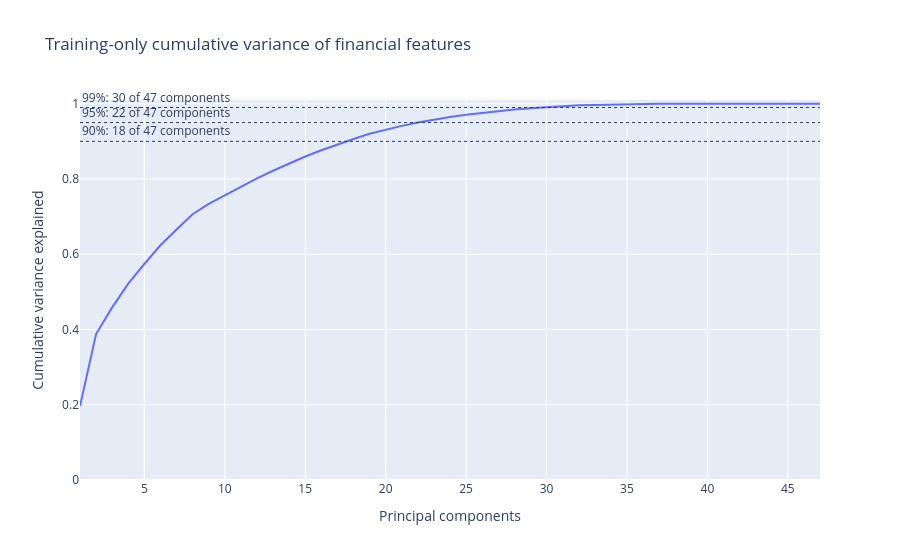

The code cell stored with this chart in its notebook:
### Markdown cell above
## Training-only feature dimensionality

### Code cell
pca_fold = prepare_cv_folds(
    dataset.to_pandas(),
    select_folds(splits, [0]),
    feature_names,
    DIAGNOSTIC_LABEL,
    "timestamp",
    "symbol",
)[0]
pca = PCA().fit(pca_fold["X_train"])
cumulative_variance = np.cumsum(pca.explained_variance_ratio_)

fig = go.Figure(
    go.Scatter(
        x=list(range(1, len(cumulative_variance) + 1)),
        y=cumulative_variance,
        mode="lines",
        hovertemplate="%{x} components<br>cumulative variance %{y:.1%}<extra></extra>",
    )
)
for threshold in (0.90, 0.95, 0.99):
    components = int(np.searchsorted(cumulative_variance, threshold)) + 1
    fig.add_hline(
        y=threshold,
        line_width=1,
        line_dash="dot",
        annotation_text=f"{threshold:.0%}: {components} of {len(feature_names)} components",
        annotation_position="top left",
    )
fig.update_layout(
    title="Training-only cumulative variance of financial features",
    xaxis_title="Principal components",
    yaxis_title="Cumulative variance explained",
    yaxis_range=[0, 1.01],
)
fig.show()

### Figure 1 — Plotly figure (JSON) as saved in the notebook; plotly's stock layout.template omitted (floating-point values rounded to 4 significant figures)
{"data": [{"hovertemplate": "%{x} components<br>cumulative variance %{y:.1%}<extra></extra>", "mode": "lines", "type": "scatter", "x": [1, 2, 3, 4, 5, 6, 7, 8, 9, 10, 11, 12, 13, 14, 15, 16, 17, 18, 19, 20, 21, 22, 23, 24, 25, 26, 27, 28, 29, 30, 31, 32, 33, 34, 35, 36, 37, 38, 39, 40, 41, 42, 43, 44, 45, 46, 47], "y": [0.1967, 0.388, 0.4587, 0.5221, 0.5741, 0.624, 0.6659, 0.7064, 0.7341, 0.757, 0.7797, 0.8016, 0.822, 0.8417, 0.8599, 0.8765, 0.8919, 0.9064, 0.9203, 0.931, 0.9412, 0.9503, 0.9582, 0.9646, 0.9708, 0.9761, 0.9805, 0.9848, 0.9884, 0.9915, 0.9938, 0.9958, 0.997, 0.9981, 0.9991, 0.9996, 0.9998, 1.0, 1.0, 1.0, 1.0, 1.0, 1.0, 1.0, 1.0, 1.0, 1.0]}], "layout": {"annotations": [{"showarrow": false, "text": "90%: 18 of 47 components", "x": 0, "xanchor": "left", "xref": "x domain", "y": 0.9, "yanchor": "bottom", "yref": "y"}, {"showarrow": false, "text": "95%: 22 of 47 components", "x": 0, "xanchor": "left", "xref": "x domain", "y": 0.95, "yanchor": "bottom", "yref": "y"}, {"showarrow": false, "text": "99%: 30 of 47 components", "x": 0, "xanchor": "left", "xref": "x domain", "y": 0.99, "yanchor": "bottom", "yref": "y"}], "shapes": [{"line": {"dash": "dot", "width": 1}, "type": "line", "x0": 0, "x1": 1, "xref": "x domain", "y0": 0.9, "y1": 0.9, "yref": "y"}, {"line": {"dash": "dot", "width": 1}, "type": "line", "x0": 0, "x1": 1, "xref": "x domain", "y0": 0.95, "y1": 0.95, "yref": "y"}, {"line": {"dash": "dot", "width": 1}, "type": "line", "x0": 0, "x1": 1, "xref": "x domain", "y0": 0.99, "y1": 0.99, "yref": "y"}], "title": {"text": "Training-only cumulative variance of financial features"}, "xaxis": {"title": {"text": "Principal components"}}, "yaxis": {"range": [0, 1.01], "title": {"text": "Cumulative variance explained"}}}}
